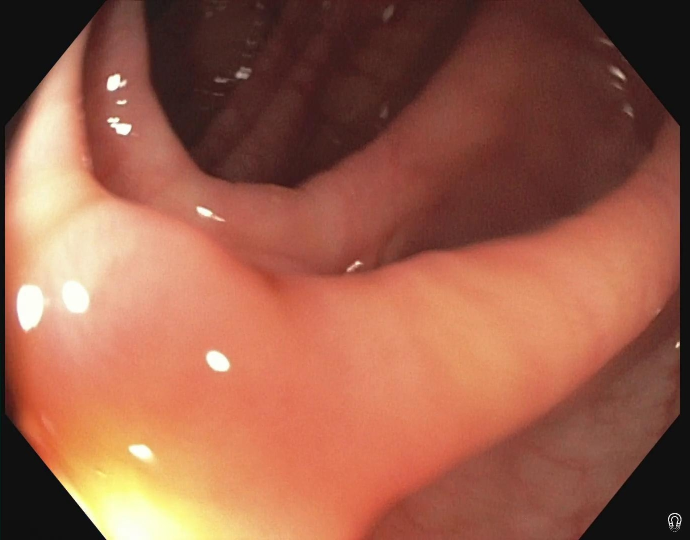
#> input picture data/test/polypgen/seq1/images/31.jpg, 1380 x 1080 px, found by its file name (shown at 1/2 size); its folder holds only this picture in this run
$ python preprocess_polypgen_train.py
#> lines starting #> are read from the running program, lines starting #| are printed output that depends on the picture; after the words box and inside, x2 and y2 are one past the last pixel; in counts of white or black regions, pixels touching at a corner belong together
#!/usr/bin/env python3
"""Create an augmented PolypGen training folder without modifying the test data."""

from __future__ import annotations

import argparse
import csv
import os
import random
import re
import shutil
from pathlib import Path

import numpy as np
from PIL import Image, ImageEnhance, ImageOps


IMAGE_EXTS = (".jpg", ".jpeg", ".png", ".JPG", ".JPEG", ".PNG")


def numeric_sort_key(name: str):
    parts = re.split(r"(\d+)", name)
    return tuple(int(part) if part.isdigit() else part for part in parts)


def list_sequences(data_root: Path) -> list[str]:
    return sorted(
        [p.name for p in data_root.iterdir() if p.is_dir() and (p / "images").is_dir()],
        key=numeric_sort_key,
    )


def list_frame_names(image_dir: Path) -> list[str]:
    return sorted(
        [p.stem for p in image_dir.iterdir() if p.suffix in IMAGE_EXTS],
        key=numeric_sort_key,
    )


def resolve_file(folder: Path, stem: str) -> Path:
#> called with stem = '31'
    for ext in IMAGE_EXTS:
        path = folder / f"{stem}{ext}"
        if path.exists():
            return path
#> in create_augmented_train, image is the input picture: PIL image 1380x1080 RGB; mean R, G, B 155.2, 95.1, 74.4
    raise FileNotFoundError(folder / f"{stem}.jpg")


def load_mask(path: Path) -> Image.Image:
    mask = Image.open(path).convert("L")
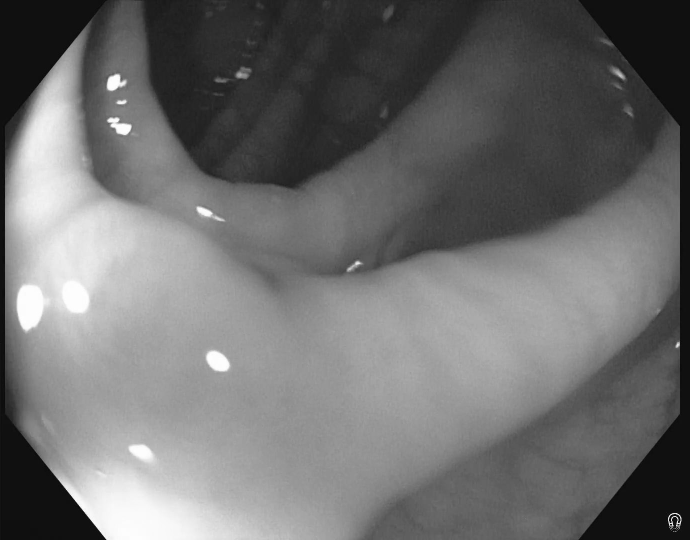
#> mask: PIL image 1380x1080 L (shown at 1/2 size); min 0, max 255, mean 110.7
    arr = np.array(mask)
    binary = (arr > (0 if arr.max() <= 1 else 127)).astype(np.uint8) * 255
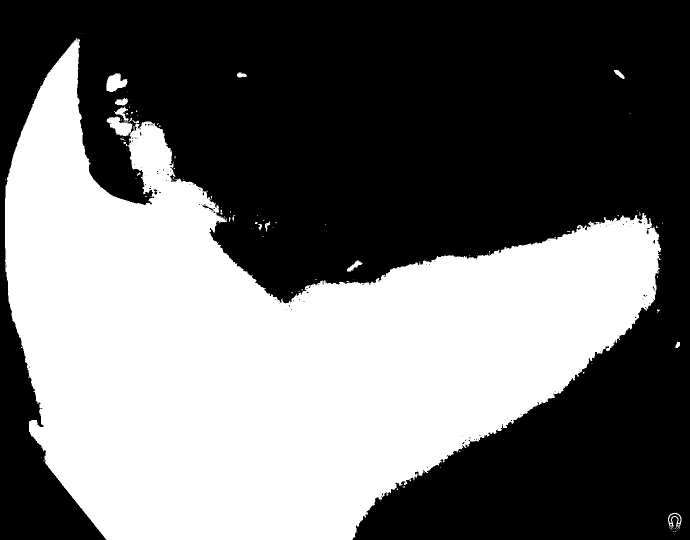
#> binary: shape (1080, 1380) (shown at 1/2 size); 43.7% white; 114 white regions (101 under 20 px), largest, box (x1, y1, x2, y2) and area: (10, 76, 1322, 1080) 648456, (212, 147, 255, 184) 1031, (1336, 1026, 1363, 1053) 282
    return Image.fromarray(binary, mode="L")


def augment_pair(
    image: Image.Image,
    mask: Image.Image,
    rng: random.Random,
) -> tuple[Image.Image, Image.Image]:
    if rng.random() < 0.5:
        image = ImageOps.mirror(image)
        mask = ImageOps.mirror(mask)
    if rng.random() < 0.2:
        image = ImageOps.flip(image)
        mask = ImageOps.flip(mask)

    angle = rng.uniform(-12.0, 12.0)
    translate = (
        rng.uniform(-0.04, 0.04) * image.width,
        rng.uniform(-0.04, 0.04) * image.height,
    )
    scale = rng.uniform(0.90, 1.10)
    image = affine(image, angle, translate, scale, resample=Image.BILINEAR, fill=0)
    mask = affine(mask, angle, translate, scale, resample=Image.NEAREST, fill=0)

    image = ImageEnhance.Brightness(image).enhance(rng.uniform(0.80, 1.20))
    image = ImageEnhance.Contrast(image).enhance(rng.uniform(0.80, 1.20))
    image = ImageEnhance.Color(image).enhance(rng.uniform(0.85, 1.15))
    return image, mask


def affine(
    image: Image.Image,
    angle: float,
    translate: tuple[float, float],
    scale: float,
    resample: int,
    fill: int | tuple[int, int, int],
) -> Image.Image:
    # PIL's high-level rotate is enough here and keeps the output size fixed.
    image = image.rotate(angle, resample=resample, fillcolor=fill)
    if scale != 1.0:
        new_size = (max(1, int(image.width * scale)), max(1, int(image.height * scale)))
        scaled = image.resize(new_size, resample=resample)
        canvas = Image.new(image.mode, image.size, fill)
        left = (image.width - scaled.width) // 2
        top = (image.height - scaled.height) // 2
        canvas.paste(scaled, (left, top))
        image = canvas
    return ImageOps.expand(image, border=0).transform(
        image.size,
        Image.AFFINE,
        (1, 0, -translate[0], 0, 1, -translate[1]),
        resample=resample,
        fillcolor=fill,
    )


def bbox_from_mask(mask: Image.Image) -> tuple[int, int, int, int] | None:
    arr = np.array(mask) > 0
    ys, xs = np.where(arr)
    if len(xs) == 0:
        return None
    return int(xs.min()), int(ys.min()), int(xs.max() + 1), int(ys.max() + 1)


def save_pair(
    image: Image.Image,
    mask: Image.Image,
    image_path: Path,
    mask_path: Path,
) -> tuple[int, int, int, int] | None:
    image_path.parent.mkdir(parents=True, exist_ok=True)
    mask_path.parent.mkdir(parents=True, exist_ok=True)
    image.save(image_path, quality=95)
    mask.save(mask_path, quality=95)
    return bbox_from_mask(mask)


def write_bboxes(path: Path, rows: list[dict]) -> None:
    path.parent.mkdir(parents=True, exist_ok=True)
    with open(path, "w", newline="") as f:
        writer = csv.DictWriter(f, fieldnames=["frame_idx", "x1", "y1", "x2", "y2"])
        writer.writeheader()
        writer.writerows(rows)


def create_augmented_train(args) -> None:
    input_root = Path(args.input_root)
    output_root = Path(args.output_root)
    bbox_output_root = Path(args.bbox_output_root)

    if output_root.exists() and args.overwrite:
        shutil.rmtree(output_root)
    if bbox_output_root.exists() and args.overwrite:
        shutil.rmtree(bbox_output_root)
    output_root.mkdir(parents=True, exist_ok=True)
    bbox_output_root.mkdir(parents=True, exist_ok=True)

    rng = random.Random(args.seed)
    sequences = [f"seq{n}" for n in args.seq_nums] if args.seq_nums else list_sequences(input_root)

    total_written = 0
    for seq_name in sequences:
        image_dir = input_root / seq_name / "images"
        mask_dir = input_root / seq_name / "masks"
        out_image_dir = output_root / seq_name / "images"
        out_mask_dir = output_root / seq_name / "masks"
        bbox_rows = []

        for frame_name in list_frame_names(image_dir):
            image = Image.open(resolve_file(image_dir, frame_name)).convert("RGB")
            mask = load_mask(resolve_file(mask_dir, frame_name))

            variants = []
            if args.include_original:
                variants.append((frame_name, image, mask))
            for aug_idx in range(args.augmentations_per_frame):
                aug_image, aug_mask = augment_pair(image.copy(), mask.copy(), rng)
                variants.append((f"{frame_name}_aug{aug_idx:02d}", aug_image, aug_mask))
#> this loop made 2 passes
#> pass 1, in affine, `image = image.rotate(angle, resample=resample, fillcolor=fill)`:
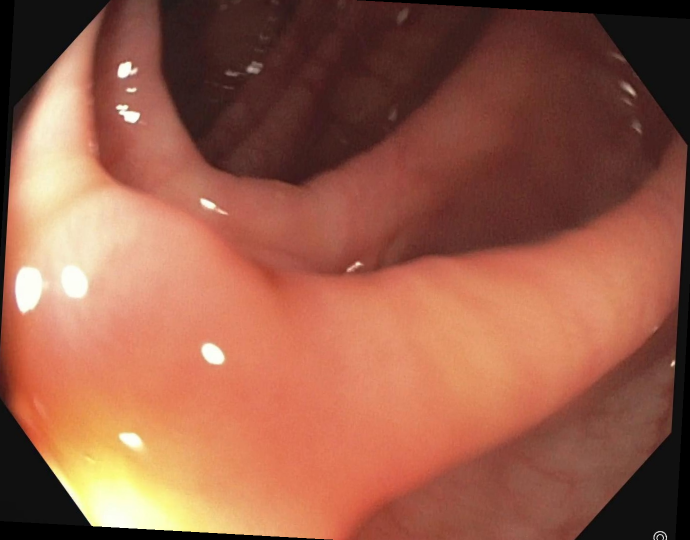
#> image: PIL image 1380x1080 RGB (shown at 1/2 size); mean R, G, B 153.6, 93.9, 73.3
#> pass 1, in affine, `image = canvas`:
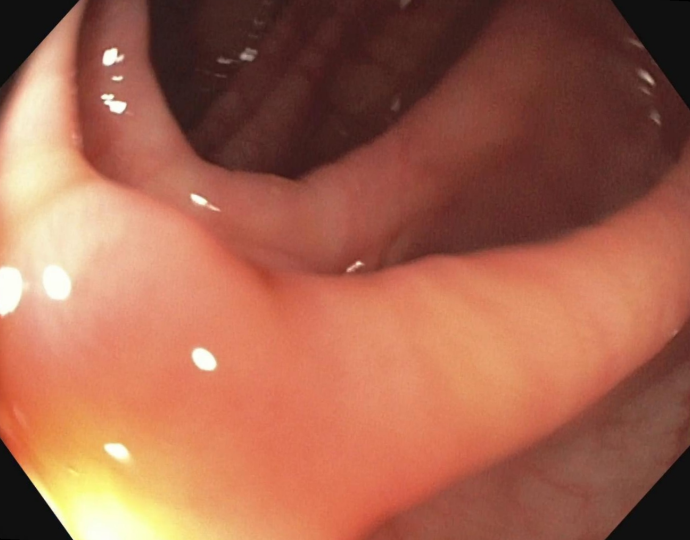
#> image: PIL image 1380x1080 RGB (shown at 1/2 size); mean R, G, B 164.7, 100.6, 78.3
#> after the loop, variants = 3 items

            for out_name, out_image, out_mask in variants:
                bbox = save_pair(
                    out_image,
                    out_mask,
                    out_image_dir / f"{out_name}.jpg",
                    out_mask_dir / f"{out_name}.jpg",
                )
                if bbox is None:
                    continue
                x1, y1, x2, y2 = bbox
                bbox_rows.append(
                    {"frame_idx": out_name, "x1": x1, "y1": y1, "x2": x2, "y2": y2}
                )
                total_written += 1
#> this loop made 3 passes
#> (out_name, x1, y1, x2, y2) on passes 1 to 3: ('31', 10, 67, 1363, 1080), ('31_aug00', 9, 0, 1379, 1051), ('31_aug01', 77, 148, 1343, 1073)
#> pass 2, in save_pair (call 2), `image.save(image_path, quality=95)`:
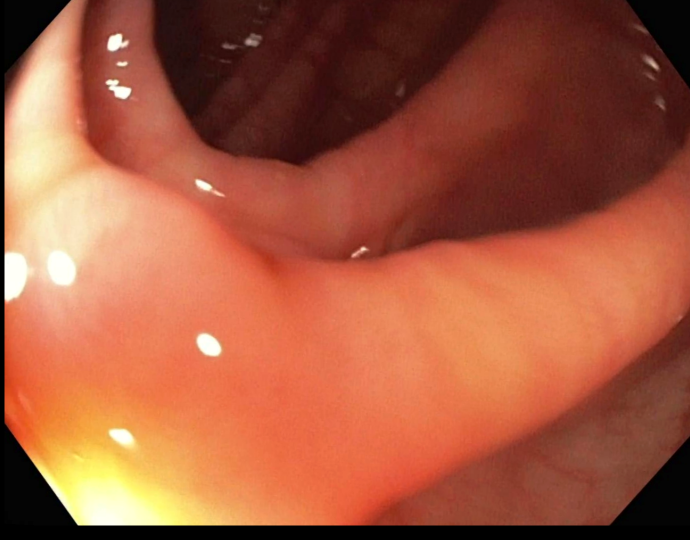
#> saved as 31_aug00.jpg: PIL image 1380x1080 RGB (shown at 1/2 size); mean R, G, B 165, 89.4, 62.9
#> pass 2, in save_pair (call 2), `mask.save(mask_path, quality=95)`:
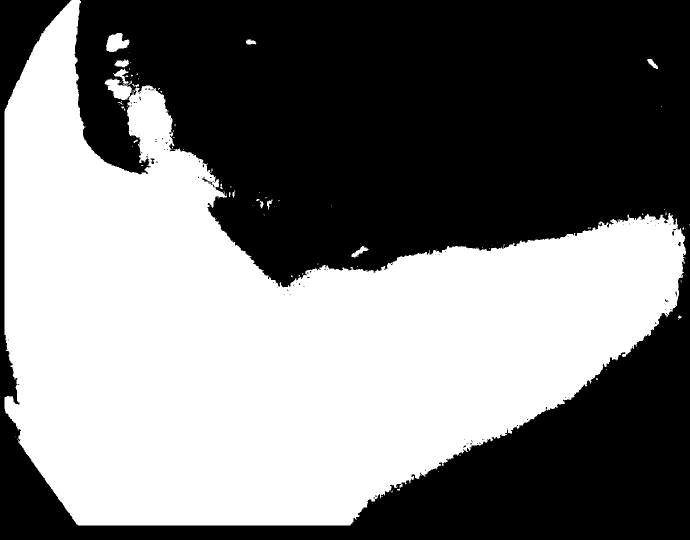
#> saved as 31_aug00.jpg: PIL image 1380x1080 L (shown at 1/2 size); 48.1% white; 90 white regions (76 under 20 px), largest, box (x1, y1, x2, y2) and area: (9, 0, 1372, 1051) 714410, (212, 66, 259, 104) 1175, (229, 119, 258, 135) 309
#> after the loop, bbox_rows = 3 items; total_written = 3

        write_bboxes(bbox_output_root / seq_name / "bboxes.csv", bbox_rows)
        print(f"{seq_name}: wrote {len(bbox_rows)} training frames")
#| seq1: wrote 3 training frames

    print(f"Done. Train images/masks: {output_root}")
    print(f"Done. Train bboxes: {bbox_output_root}")
    print(f"Total frame variants with foreground boxes: {total_written}")
#| Total frame variants with foreground boxes: 3


def parse_args():
    parser = argparse.ArgumentParser()
    parser.add_argument("--input_root", default="data/polypgen")
    parser.add_argument("--output_root", default="data/polypgen_train")
    parser.add_argument("--bbox_output_root", default="data/bbox_train")
    parser.add_argument("--seq_nums", type=int, nargs="*", default=None)
    parser.add_argument("--augmentations_per_frame", type=int, default=2)
    parser.add_argument("--seed", type=int, default=1337)
    parser.add_argument("--include_original", action="store_true", default=True)
    parser.add_argument("--overwrite", action="store_true")
    return parser.parse_args()


if __name__ == "__main__":
    create_augmented_train(parse_args())
